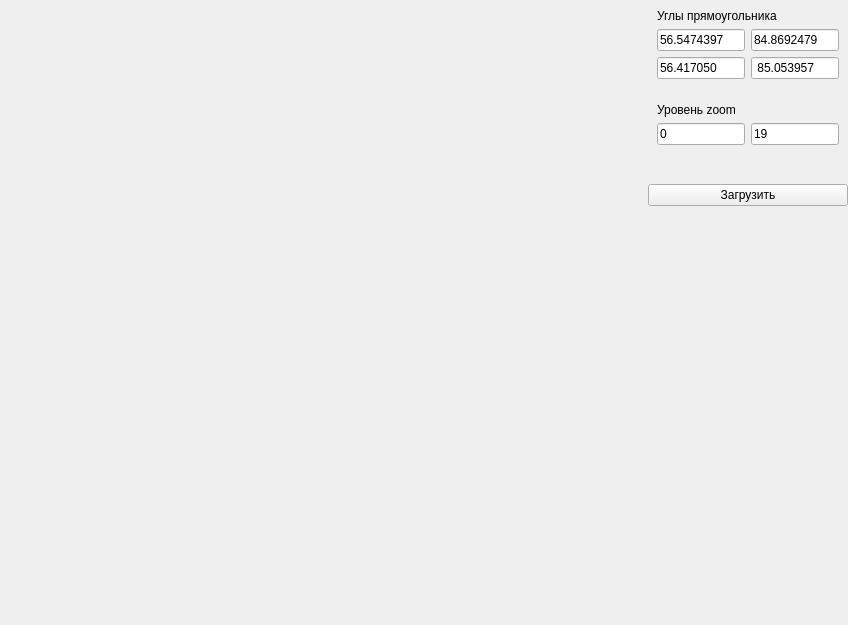
<?xml version="1.0" encoding="UTF-8"?>
<ui version="4.0">
 <class>Form</class>
 <widget class="QWidget" name="Form">
  <property name="geometry">
   <rect>
    <x>0</x>
    <y>0</y>
    <width>848</width>
    <height>625</height>
   </rect>
  </property>
  <property name="windowTitle">
   <string>Загрузка карты</string>
  </property>
  <layout class="QHBoxLayout" name="horizontalLayout_2">
   <property name="leftMargin">
    <number>0</number>
   </property>
   <property name="topMargin">
    <number>0</number>
   </property>
   <property name="rightMargin">
    <number>0</number>
   </property>
   <property name="bottomMargin">
    <number>0</number>
   </property>
   <item>
    <widget class="QWidget" name="widgetMapDownload" native="true">
     <property name="enabled">
      <bool>true</bool>
     </property>
     <property name="sizePolicy">
      <sizepolicy hsizetype="Expanding" vsizetype="Expanding">
       <horstretch>0</horstretch>
       <verstretch>0</verstretch>
      </sizepolicy>
     </property>
    </widget>
   </item>
   <item>
    <layout class="QVBoxLayout" name="verticalLayout_3">
     <item>
      <widget class="QWidget" name="widget_3" native="true">
       <property name="enabled">
        <bool>true</bool>
       </property>
       <property name="sizePolicy">
        <sizepolicy hsizetype="Ignored" vsizetype="Preferred">
         <horstretch>0</horstretch>
         <verstretch>0</verstretch>
        </sizepolicy>
       </property>
       <layout class="QGridLayout" name="gridLayout">
        <item row="1" column="0">
         <widget class="QLabel" name="label">
          <property name="text">
           <string>Углы прямоугольника</string>
          </property>
         </widget>
        </item>
        <item row="3" column="0">
         <layout class="QHBoxLayout" name="horizontalLayout_4">
          <item>
           <widget class="QLineEdit" name="lineEditBottomRightLat">
            <property name="sizePolicy">
             <sizepolicy hsizetype="Minimum" vsizetype="Fixed">
              <horstretch>0</horstretch>
              <verstretch>0</verstretch>
             </sizepolicy>
            </property>
            <property name="text">
             <string>56.417050</string>
            </property>
            <property name="readOnly">
             <bool>false</bool>
            </property>
            <property name="placeholderText">
             <string>Широта</string>
            </property>
           </widget>
          </item>
          <item>
           <widget class="QLineEdit" name="lineEditBottomRightLon">
            <property name="enabled">
             <bool>true</bool>
            </property>
            <property name="sizePolicy">
             <sizepolicy hsizetype="Minimum" vsizetype="Fixed">
              <horstretch>0</horstretch>
              <verstretch>0</verstretch>
             </sizepolicy>
            </property>
            <property name="text">
             <string> 85.053957</string>
            </property>
            <property name="placeholderText">
             <string>Долгота</string>
            </property>
           </widget>
          </item>
         </layout>
        </item>
        <item row="2" column="0">
         <layout class="QHBoxLayout" name="horizontalLayout_3">
          <item>
           <widget class="QLineEdit" name="lineEditTopLeftLat">
            <property name="enabled">
             <bool>true</bool>
            </property>
            <property name="sizePolicy">
             <sizepolicy hsizetype="Preferred" vsizetype="Fixed">
              <horstretch>0</horstretch>
              <verstretch>0</verstretch>
             </sizepolicy>
            </property>
            <property name="text">
             <string>56.5474397</string>
            </property>
            <property name="placeholderText">
             <string>Широта</string>
            </property>
           </widget>
          </item>
          <item>
           <widget class="QLineEdit" name="lineEditTopLeftLon">
            <property name="enabled">
             <bool>true</bool>
            </property>
            <property name="sizePolicy">
             <sizepolicy hsizetype="Preferred" vsizetype="Fixed">
              <horstretch>0</horstretch>
              <verstretch>0</verstretch>
             </sizepolicy>
            </property>
            <property name="text">
             <string>84.8692479</string>
            </property>
            <property name="placeholderText">
             <string>Долгота</string>
            </property>
           </widget>
          </item>
         </layout>
        </item>
       </layout>
      </widget>
     </item>
     <item>
      <widget class="QWidget" name="widget_6" native="true">
       <property name="enabled">
        <bool>true</bool>
       </property>
       <property name="sizePolicy">
        <sizepolicy hsizetype="Ignored" vsizetype="Preferred">
         <horstretch>0</horstretch>
         <verstretch>0</verstretch>
        </sizepolicy>
       </property>
       <layout class="QGridLayout" name="gridLayout_3">
        <item row="1" column="0">
         <widget class="QLabel" name="label_6">
          <property name="text">
           <string>Уровень zoom</string>
          </property>
         </widget>
        </item>
        <item row="2" column="0">
         <layout class="QHBoxLayout" name="horizontalLayout_8">
          <item>
           <widget class="QLineEdit" name="lineEditZoomMin">
            <property name="enabled">
             <bool>true</bool>
            </property>
            <property name="sizePolicy">
             <sizepolicy hsizetype="Preferred" vsizetype="Fixed">
              <horstretch>0</horstretch>
              <verstretch>0</verstretch>
             </sizepolicy>
            </property>
            <property name="text">
             <string>0</string>
            </property>
            <property name="placeholderText">
             <string>min</string>
            </property>
           </widget>
          </item>
          <item>
           <widget class="QLineEdit" name="lineEditZoomMax">
            <property name="enabled">
             <bool>true</bool>
            </property>
            <property name="sizePolicy">
             <sizepolicy hsizetype="Preferred" vsizetype="Fixed">
              <horstretch>0</horstretch>
              <verstretch>0</verstretch>
             </sizepolicy>
            </property>
            <property name="text">
             <string>19</string>
            </property>
            <property name="placeholderText">
             <string>max</string>
            </property>
           </widget>
          </item>
         </layout>
        </item>
       </layout>
      </widget>
     </item>
     <item>
      <widget class="QWidget" name="widget" native="true">
       <property name="enabled">
        <bool>true</bool>
       </property>
       <property name="sizePolicy">
        <sizepolicy hsizetype="Preferred" vsizetype="Preferred">
         <horstretch>0</horstretch>
         <verstretch>0</verstretch>
        </sizepolicy>
       </property>
       <property name="minimumSize">
        <size>
         <width>200</width>
         <height>0</height>
        </size>
       </property>
       <layout class="QVBoxLayout" name="verticalLayout"/>
      </widget>
     </item>
     <item>
      <widget class="QPushButton" name="pushButtonDownload">
       <property name="text">
        <string>Загрузить</string>
       </property>
      </widget>
     </item>
     <item>
      <spacer name="verticalSpacer">
       <property name="orientation">
        <enum>Qt::Vertical</enum>
       </property>
       <property name="sizeHint" stdset="0">
        <size>
         <width>20</width>
         <height>40</height>
        </size>
       </property>
      </spacer>
     </item>
    </layout>
   </item>
  </layout>
 </widget>
 <tabstops>
  <tabstop>lineEditTopLeftLat</tabstop>
  <tabstop>lineEditTopLeftLon</tabstop>
  <tabstop>lineEditBottomRightLat</tabstop>
  <tabstop>lineEditBottomRightLon</tabstop>
 </tabstops>
 <resources/>
 <connections/>
</ui>
